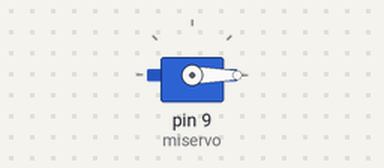
Recording of a sketch running on a simulated Arduino Uno, built with avr-gcc and run on an emulated ATmega328P. Parts: servo.

Above: at 0.05 s.
Timing chart, 0 to 3.0 s (numbered marks = the images above):
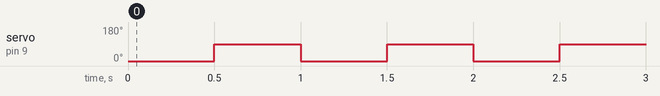

The sketch:

clase_2_servo_basic.ino
```cpp
#include <Servo.h>

Servo miservo;

void setup(){
  miservo.attach(9);//conectar servo a pin 9
}

void loop(){
  miservo.write(0);// mueve servo a 0 grados
  delay(500);
  miservo.write(90);//mueve servo a 180
  delay(500);
}
```

Measured:
- by itself, servo on pin 9 (miservo): alternates 90° for 0.50 s and 0° for 0.50 s
